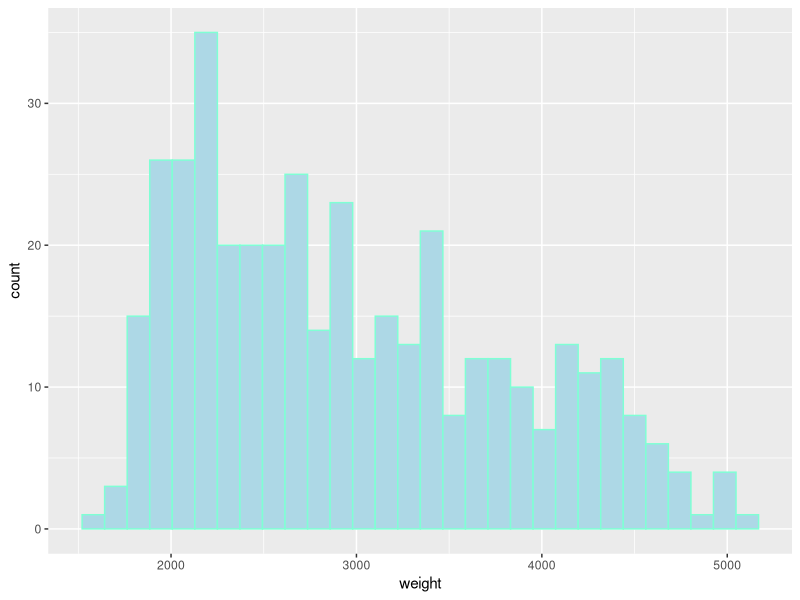
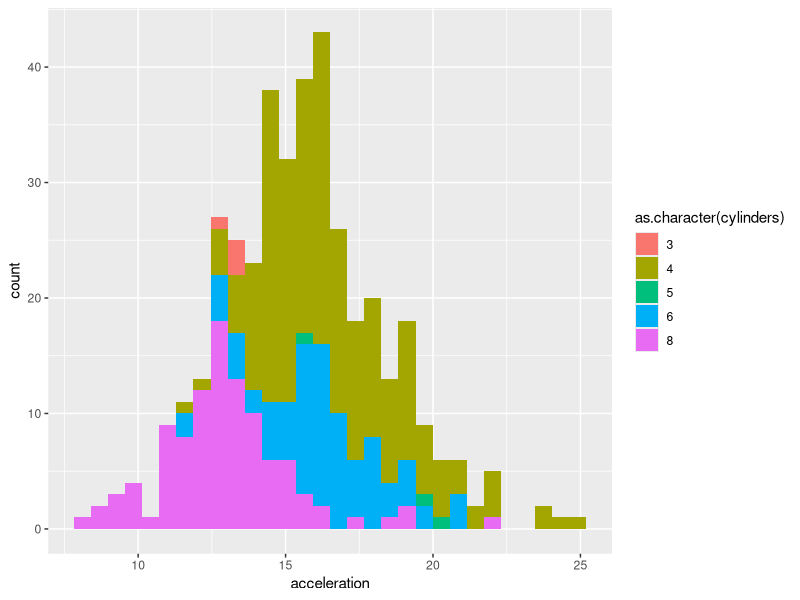
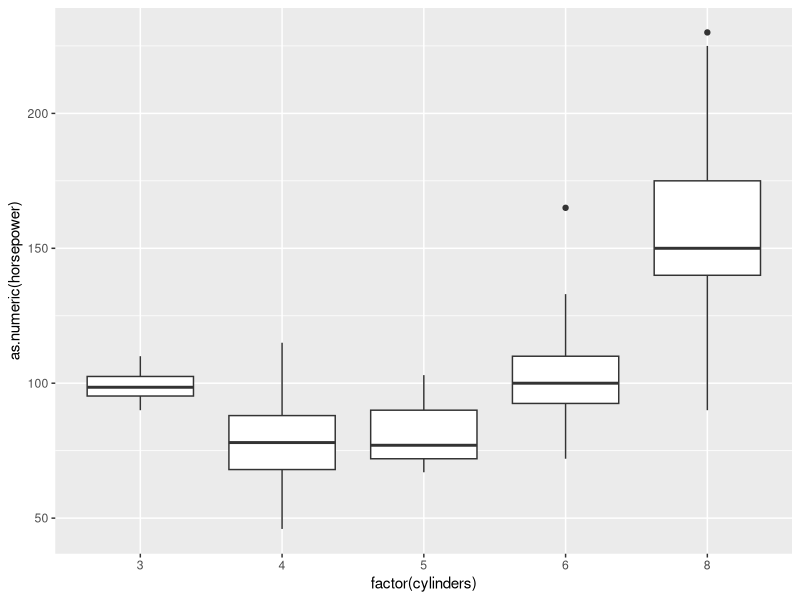
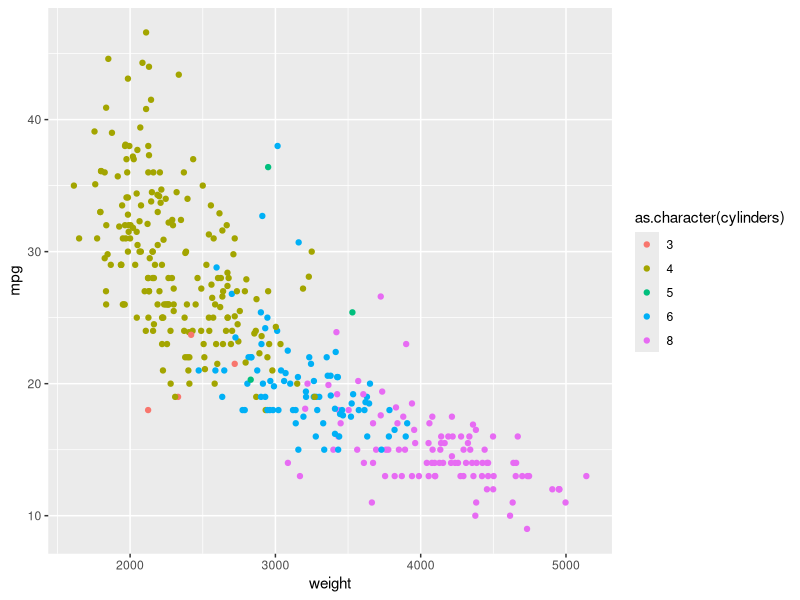

These charts were generated, in order, by the following R code:
## ---- chunk 1
library(ggplot2)
library(tidyverse)
## ---- chunk 2
cars <- read.csv("cars_multi.csv")
## ---- chunk 3
ggplot(data = cars) + geom_histogram(aes(x = weight),color = "aquamarine",fill="lightblue")
## ---- chunk 4
ggplot(data = cars, aes(x = acceleration, fill = as.character(cylinders))) + geom_histogram()
## ---- chunk 5
ggplot(data = cars, aes(x = factor(cylinders), y = as.numeric(horsepower))) + geom_boxplot()

## ---- chunk 6
ggplot(data = cars, aes(y = mpg, x = weight, colour = as.character(cylinders))) + geom_point()
